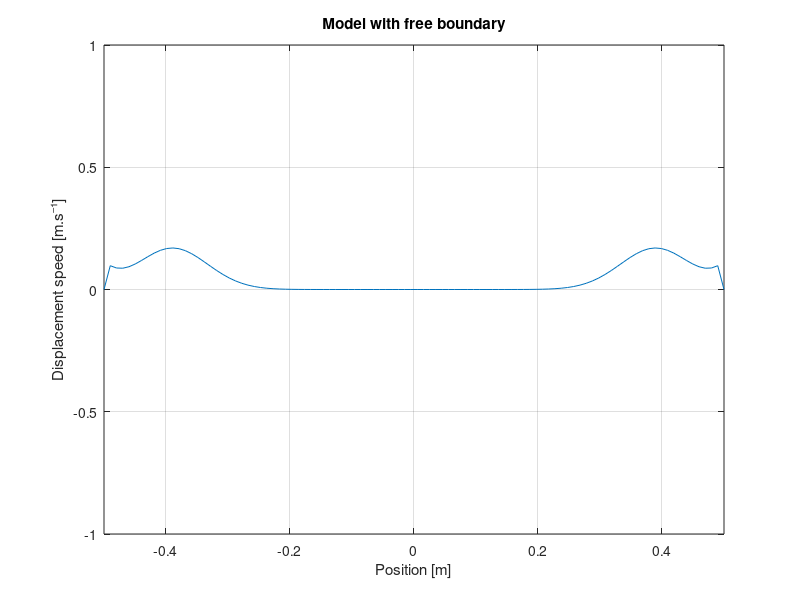
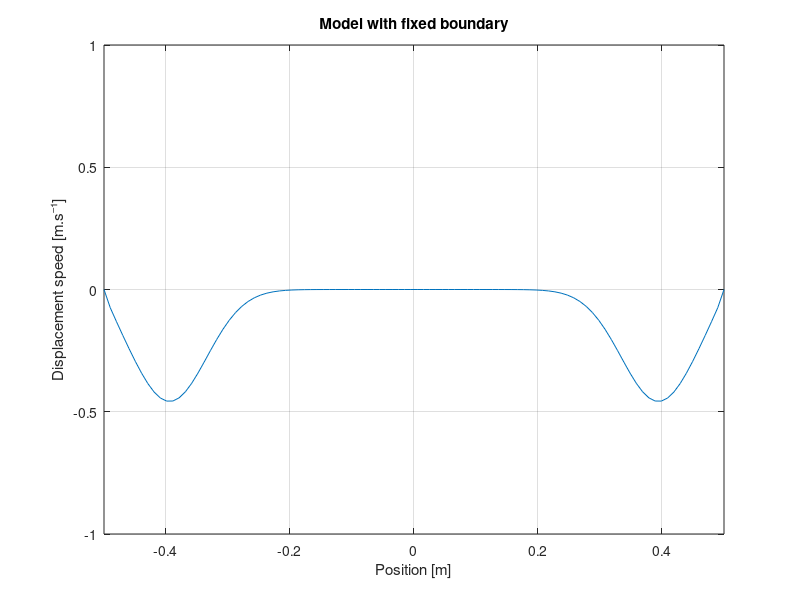

The MATLAB source for these figures, in order:
clearvars; close all; clc;

for ii = 1:2 % 1: free boundary, 2: fixed boundary
%% Input
% Physics input
Lx = 1; % medium lenght
E = 1; % young's modulus
rho = 1; % density
Vmax = 1; % max value of the initial Gaussian function

% Numericals input
nx = 100; % number of grid points [-]
if ii == 1
    nt = 120;
elseif ii == 2
    nt = 120;
else
    disp('Error')
end
CFL = 0.99; % Courant–Friedrichs–Lewy condition making dt smaller

%% Preprocessing
% Modeling formulas
dx = Lx/(nx-1); % set dx size
x = -Lx/2:dx:Lx/2; % create position array
Vx = Vmax*exp(-(x*2*pi*2).^2); % create intial displacement speed Gaussian
Vx0 = Vx; % store initial displacement speed
s = zeros(1,nx-1); % create stress array
dt    =   dx/(sqrt(E/rho))/2*CFL; % set dt relatif to elasticity
time = 0; % create time variable

% Physics formulas



%% Computing and ploting wave evolution
figure(ii)
for i=1:nt
    time = time+dt; % time counter
    if ii == 1 % free boundary
        s(1)=0;
        s(end)=0;
    elseif ii == 2 % fixed boundary
        s(1)=s(2);
        s(end) = s(end-1);
    end
    s = s + E*diff(Vx)/dx*dt;
    Vx(2:nx-1) = Vx(2:nx-1) +diff(s)/dx/rho*dt;
    plot(x,Vx)
    axis([-Lx/2 Lx/2 -Vmax Vmax])
    xlabel('Position [m]')
    ylabel('Displacement speed [m.s⁻¹]')
    if ii == 1 % free boundary
        title('Model with free boundary')
        s(1)=0;
        s(end)=0;
    elseif ii == 2 % fixed boundary
        title('Model with fixed boundary')
        s(1)=s(2);
        s(end) = s(end-1);
    end
    grid on; box on;
    drawnow
end

end